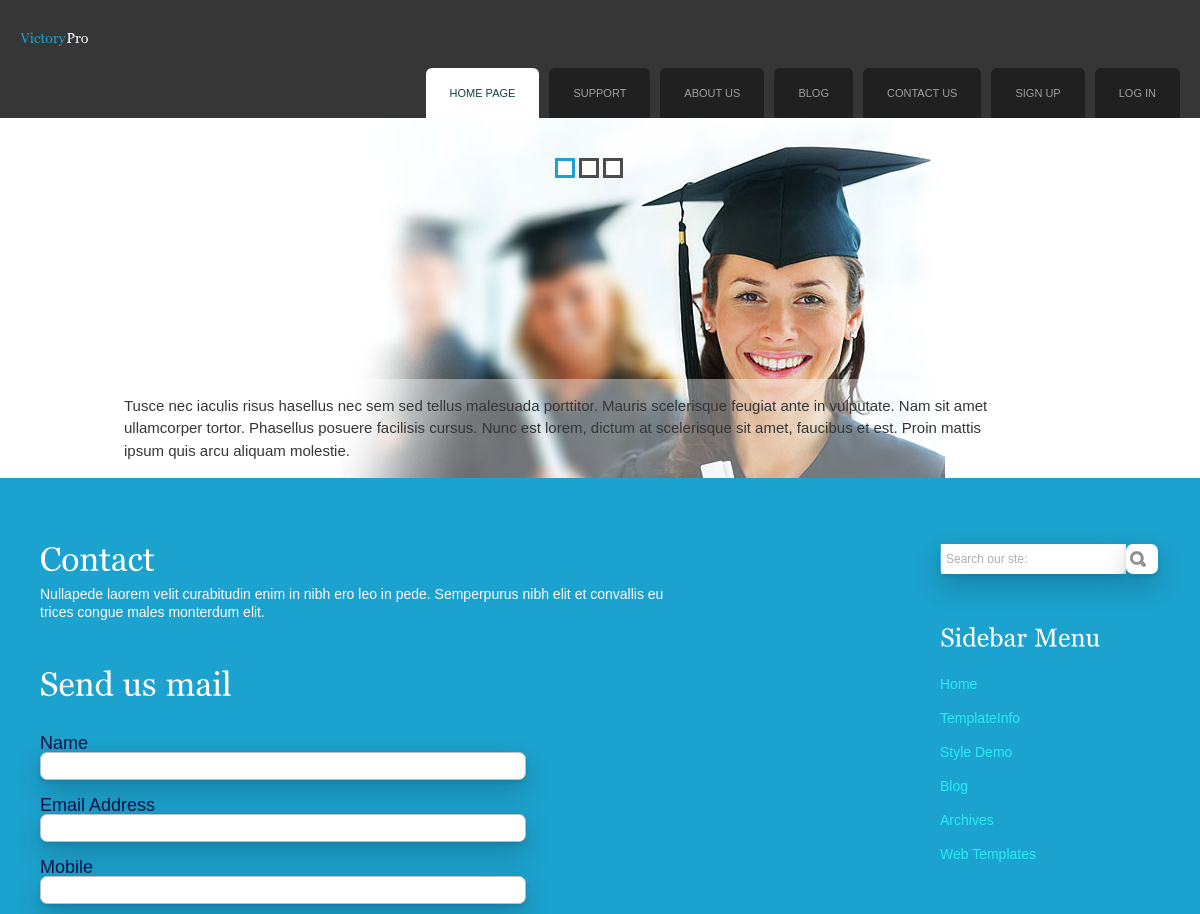
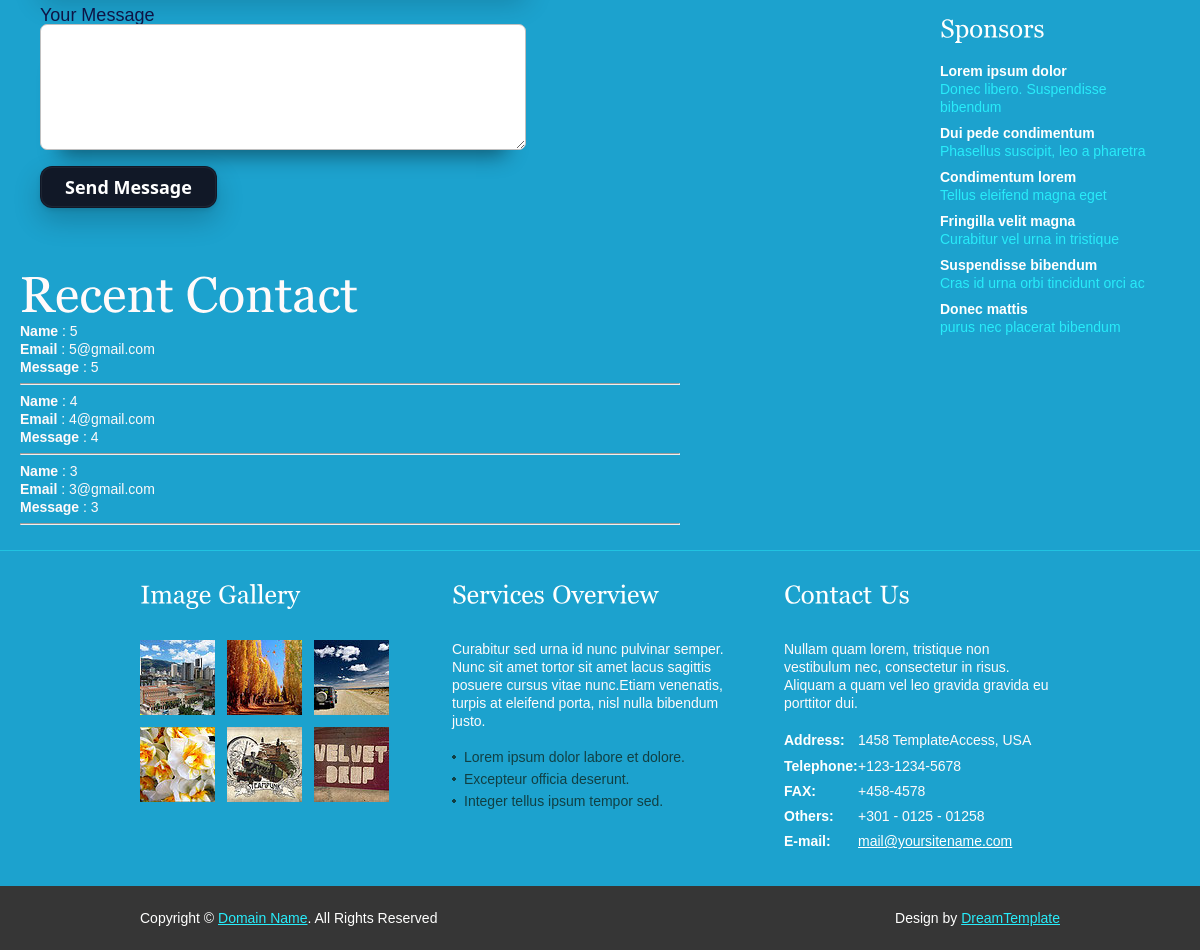
Page /contact/ on the committed database (2 pictures, top to bottom).
### onlineexamapp/models.py (models this page shows, shortened)
class Contact(models.Model):
    name = models.CharField(max_length = 100)
    email = models.CharField(max_length = 100)
    mobile = models.CharField(max_length = 100)
    message = models.TextField()

### onlineexamapp/views.py (the view)
# urls.py: path('contact/', views.contact, name='contact'),
def contact(request):
    if request.method == "POST":
        Contact.objects.create(
            name=request.POST['name'],
            email=request.POST['email'],
            mobile=request.POST['mobile'],
            message=request.POST['message']
        )
        recentContacts = Contact.objects.all().order_by('-id')[:3]
        msg = 'Message Send Successfully !!!'
        return render(request, 'contact.html', {'msg': msg, 'recentContacts': recentContacts})
    else:
        recentContacts = Contact.objects.all().order_by('-id')[:3]
        return render(request, 'contact.html', {'recentContacts': recentContacts})

### onlineexamapp/templates/contact.html (shortened to what this page needs)
{% extends 'header.html' %}
{% load static %}
{% block content %}
<!DOCTYPE html
  PUBLIC "-//W3C//DTD XHTML 1.0 Transitional//EN" "http://www.w3.org/TR/xhtml1/DTD/xhtml1-transitional.dtd">
<html xmlns="http://www.w3.org/1999/xhtml">
<head>
</head>
<body>
  <div class="main">
    <div class="content">
      <div class="content_resize">
        <div class="mainbar">
          <div class="article">
            <h2><span>Contact</span></h2>
            <p>Nullapede laorem velit curabitudin enim in nibh ero leo in pede. Semperpurus nibh elit et convallis eu
              trices congue males monterdum elit.</p>
          </div>
          <div class="article">
            <h2>
              <span>Send us</span> mail<br>
            </h2>
            <form action="{% url 'contact' %}" method="post" id="sendemail">
              <ol>
                <li>
                  <label for="name">Name</label>
                  <input type="text" id="name" name="name" class="text" />
                </li>
                <li>
                  <label for="email">Email Address</label>
                  <input type="email" id="email" name="email" class="text" />
                </li>
                <li>
                  <label for="mobile">Mobile</label>
                  <input type="text" id="mobile" name="mobile" class="text" />
                </li>
                <li>
                  <label for="message">Your Message</label>
                  <textarea id="message" name="message" rows="8" cols="50"></textarea>
                </li>
                <li>
                  <input type="submit" name="contact" id="contact" value="Send Message" class="send" />
                </li>
              </ol>
            </form>
          </div>
          <div class="recent-contacts">
            <h1>Recent Contact</h1>
            {% for i in recentContacts %}
            <b>Name</b> : {{i.name}}<br>
            <b>Email</b> : {{i.email}}<br>
            <b>Message</b> : {{i.message}}<br>
            <hr>
            {% endfor %}
          </div>
        </div>
        <div class="sidebar">
          <div class="searchform">
            <form id="formsearch" name="formsearch" method="post" action="#">
              <span>
                <input name="editbox_search" class="editbox_search" id="editbox_search" maxlength="80"
                  value="Search our ste:" type="text" />
              </span>
              <input name="button_search" src="{% static 'images/search.gif' %}" class="button_search" type="image" />
            </form>
          </div>
          <div class="gadget">
            <h2 class="star"><span>Sidebar</span> Menu</h2>
            <ul class="sb_menu">
              <li><a href="#">Home</a></li>
              <li><a href="#">TemplateInfo</a></li>
              <li><a href="#">Style Demo</a></li>
              <li><a href="#">Blog</a></li>
              <li><a href="#">Archives</a></li>
              <li><a href="#">Web Templates</a></li>
            </ul>
          </div>
          <div class="gadget">
            <h2 class="star"><span>Sponsors</span></h2>
            <ul class="ex_menu">
              <li><a href="#">Lorem ipsum dolor</a><br />
                Donec libero. Suspendisse bibendum</li>
              <li><a href="#">Dui pede condimentum</a><br />
                Phasellus suscipit, leo a pharetra</li>
              <li><a href="#">Condimentum lorem</a><br />
                Tellus eleifend magna eget</li>
              <li><a href="#">Fringilla velit magna</a><br />
                Curabitur vel urna in tristique</li>
              <li><a href="#">Suspendisse bibendum</a><br />
                Cras id urna orbi tincidunt orci ac</li>
              <li><a href="#">Donec mattis</a><br />
                purus nec placerat bibendum</li>
            </ul>
          </div>
        </div>
      </div>
    </div>
    <div class="fbg">
      <div class="fbg_resize">
        <div class="col c1">
          <h2><span>Image</span> Gallery</h2>
          <a href="#"><img src="{% static 'images/gal1.jpg' %}" width="75" height="75" alt="" class="gal" /></a> <a
            href="#"><img src="{% static 'images/gal2.jpg' %}" width="75" height="75" alt="" class="gal" /></a> <a
            href="#"><img src="{% static 'images/gal3.jpg' %}" width="75" height="75" alt="" class="gal" /></a> <a
            href="#"><img src="{% static 'images/gal4.jpg' %}" width="75" height="75" alt="" class="gal" /></a> <a
            href="#"><img src="{% static 'images/gal5.jpg' %}" width="75" height="75" alt="" class="gal" /></a> <a
            href="#"><img src="{% static 'images/gal6.jpg' %}" width="75" height="75" alt="" class="gal" /></a>
        </div>
        <div class="col c2">
          <h2><span>Services</span> Overview</h2>
          <p>Curabitur sed urna id nunc pulvinar semper. Nunc sit amet tortor sit amet lacus sagittis posuere cursus
            vitae nunc.Etiam venenatis, turpis at eleifend porta, nisl nulla bibendum justo.</p>
          <ul class="fbg_ul">
            <li><a href="#">Lorem ipsum dolor labore et dolore.</a></li>
            <li><a href="#">Excepteur officia deserunt.</a></li>
            <li><a href="#">Integer tellus ipsum tempor sed.</a></li>
          </ul>
        </div>
        <div class="col c3">
          <h2><span>Contact</span> Us</h2>
          <p>Nullam quam lorem, tristique non vestibulum nec, consectetur in risus. Aliquam a quam vel leo gravida
            gravida eu porttitor dui.</p>
          <p class="contact_info"> <span>Address:</span> 1458 TemplateAccess, USA<br />
            <span>Telephone:</span> +123-1234-5678<br />
            <span>FAX:</span> +458-4578<br />
            <span>Others:</span> +301 - 0125 - 01258<br />
            <span>E-mail:</span> <a href="#">mail@yoursitename.com</a>
          </p>
        </div>
      </div>
    </div>
  </div>
</body>
</html>
{% endblock %}

### rows in the picture
Contact: name "5", email "5@gmail.com", message "5"
Contact: name "4", email "4@gmail.com", message "4"
Contact: name "3", email "3@gmail.com", message "3"
